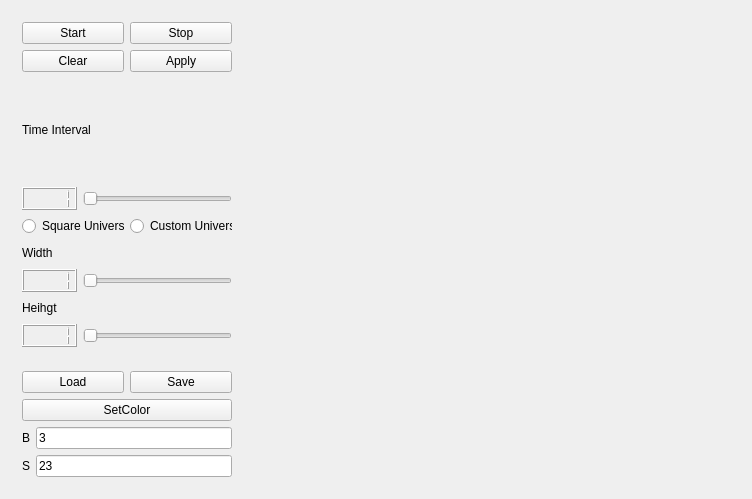
<?xml version="1.0" encoding="UTF-8"?>
<ui version="4.0">
 <class>MainWindow</class>
 <widget class="QMainWindow" name="MainWindow">
  <property name="geometry">
   <rect>
    <x>0</x>
    <y>0</y>
    <width>752</width>
    <height>499</height>
   </rect>
  </property>
  <property name="minimumSize">
   <size>
    <width>723</width>
    <height>452</height>
   </size>
  </property>
  <property name="windowTitle">
   <string>Conway's Game of Life</string>
  </property>
  <widget class="QWidget" name="centralWidget">
   <property name="minimumSize">
    <size>
     <width>732</width>
     <height>432</height>
    </size>
   </property>
   <layout class="QHBoxLayout" name="mainLayout">
    <item>
     <widget class="QWidget" name="setWidget" native="true">
      <property name="sizePolicy">
       <sizepolicy hsizetype="Preferred" vsizetype="Preferred">
        <horstretch>2</horstretch>
        <verstretch>1</verstretch>
       </sizepolicy>
      </property>
      <property name="minimumSize">
       <size>
        <width>232</width>
        <height>434</height>
       </size>
      </property>
      <property name="maximumSize">
       <size>
        <width>500</width>
        <height>16777215</height>
       </size>
      </property>
      <property name="baseSize">
       <size>
        <width>232</width>
        <height>434</height>
       </size>
      </property>
      <layout class="QVBoxLayout" name="verticalLayout_3">
       <item>
        <layout class="QGridLayout" name="setLayout">
         <item row="0" column="0">
          <widget class="QPushButton" name="StartButton">
           <property name="text">
            <string>Start</string>
           </property>
          </widget>
         </item>
         <item row="1" column="0">
          <widget class="QPushButton" name="ClearButton">
           <property name="text">
            <string>Clear</string>
           </property>
          </widget>
         </item>
         <item row="0" column="1">
          <widget class="QPushButton" name="StopButton">
           <property name="text">
            <string>Stop</string>
           </property>
          </widget>
         </item>
         <item row="1" column="1">
          <widget class="QPushButton" name="applyButton">
           <property name="font">
            <font>
             <kerning>false</kerning>
            </font>
           </property>
           <property name="text">
            <string>Apply</string>
           </property>
           <property name="checkable">
            <bool>false</bool>
           </property>
          </widget>
         </item>
        </layout>
       </item>
       <item>
        <layout class="QVBoxLayout" name="timeLayout">
         <item>
          <widget class="QLabel" name="label_3">
           <property name="text">
            <string>Time Interval</string>
           </property>
          </widget>
         </item>
         <item>
          <layout class="QHBoxLayout" name="timeSliderLayout">
           <item>
            <widget class="QLCDNumber" name="intimeIntervalLCD">
             <property name="smallDecimalPoint">
              <bool>false</bool>
             </property>
             <property name="digitCount">
              <number>4</number>
             </property>
             <property name="segmentStyle">
              <enum>QLCDNumber::Filled</enum>
             </property>
             <property name="intValue" stdset="0">
              <number>1</number>
             </property>
            </widget>
           </item>
           <item>
            <widget class="QSlider" name="intervalSlider">
             <property name="orientation">
              <enum>Qt::Horizontal</enum>
             </property>
            </widget>
           </item>
          </layout>
         </item>
        </layout>
       </item>
       <item>
        <layout class="QVBoxLayout" name="universeSettingLayout">
         <item>
          <layout class="QHBoxLayout" name="radioButtonsLayout">
           <item>
            <widget class="QRadioButton" name="squareButton">
             <property name="text">
              <string>Square Universe</string>
             </property>
            </widget>
           </item>
           <item>
            <widget class="QRadioButton" name="customButton">
             <property name="autoFillBackground">
              <bool>false</bool>
             </property>
             <property name="text">
              <string>Custom Universe</string>
             </property>
            </widget>
           </item>
          </layout>
         </item>
         <item>
          <widget class="QLabel" name="label_1">
           <property name="text">
            <string>Width</string>
           </property>
          </widget>
         </item>
         <item>
          <layout class="QHBoxLayout" name="widthSliderLayout_2">
           <item>
            <widget class="QLCDNumber" name="widthLCD">
             <property name="smallDecimalPoint">
              <bool>false</bool>
             </property>
             <property name="digitCount">
              <number>4</number>
             </property>
             <property name="segmentStyle">
              <enum>QLCDNumber::Filled</enum>
             </property>
             <property name="intValue" stdset="0">
              <number>1</number>
             </property>
            </widget>
           </item>
           <item>
            <widget class="QSlider" name="widthSlider">
             <property name="orientation">
              <enum>Qt::Horizontal</enum>
             </property>
            </widget>
           </item>
          </layout>
         </item>
         <item>
          <widget class="QLabel" name="label_2">
           <property name="text">
            <string>Heihgt</string>
           </property>
          </widget>
         </item>
         <item>
          <layout class="QHBoxLayout" name="horizontalLayout">
           <item>
            <widget class="QLCDNumber" name="heightLCD">
             <property name="smallDecimalPoint">
              <bool>false</bool>
             </property>
             <property name="digitCount">
              <number>4</number>
             </property>
             <property name="segmentStyle">
              <enum>QLCDNumber::Filled</enum>
             </property>
             <property name="intValue" stdset="0">
              <number>1</number>
             </property>
            </widget>
           </item>
           <item>
            <widget class="QSlider" name="heightSlider">
             <property name="orientation">
              <enum>Qt::Horizontal</enum>
             </property>
            </widget>
           </item>
          </layout>
         </item>
        </layout>
       </item>
       <item>
        <spacer name="verticalSpacer_2">
         <property name="orientation">
          <enum>Qt::Vertical</enum>
         </property>
         <property name="sizeType">
          <enum>QSizePolicy::Fixed</enum>
         </property>
         <property name="sizeHint" stdset="0">
          <size>
           <width>218</width>
           <height>18</height>
          </size>
         </property>
        </spacer>
       </item>
       <item>
        <layout class="QHBoxLayout" name="fileLayout">
         <item>
          <widget class="QPushButton" name="loadButton">
           <property name="text">
            <string>Load</string>
           </property>
          </widget>
         </item>
         <item>
          <widget class="QPushButton" name="saveButton">
           <property name="text">
            <string>Save</string>
           </property>
          </widget>
         </item>
        </layout>
       </item>
       <item>
        <widget class="QPushButton" name="colorButton">
         <property name="text">
          <string>SetColor</string>
         </property>
        </widget>
       </item>
       <item>
        <layout class="QGridLayout" name="gridLayout">
         <item row="1" column="0">
          <widget class="QLabel" name="label_4">
           <property name="text">
            <string>B</string>
           </property>
          </widget>
         </item>
         <item row="2" column="0">
          <widget class="QLabel" name="label">
           <property name="text">
            <string>S</string>
           </property>
          </widget>
         </item>
         <item row="1" column="1">
          <widget class="QLineEdit" name="lineEditB">
           <property name="text">
            <string>3</string>
           </property>
          </widget>
         </item>
         <item row="2" column="1">
          <widget class="QLineEdit" name="lineEditS">
           <property name="text">
            <string>23</string>
           </property>
          </widget>
         </item>
        </layout>
       </item>
      </layout>
     </widget>
    </item>
    <item>
     <widget class="GameWidget" name="game" native="true">
      <property name="enabled">
       <bool>true</bool>
      </property>
      <property name="sizePolicy">
       <sizepolicy hsizetype="Preferred" vsizetype="Preferred">
        <horstretch>6</horstretch>
        <verstretch>6</verstretch>
       </sizepolicy>
      </property>
      <property name="minimumSize">
       <size>
        <width>352</width>
        <height>352</height>
       </size>
      </property>
      <property name="baseSize">
       <size>
        <width>352</width>
        <height>352</height>
       </size>
      </property>
      <property name="mouseTracking">
       <bool>false</bool>
      </property>
     </widget>
    </item>
   </layout>
  </widget>
 </widget>
 <layoutdefault spacing="6" margin="11"/>
 <customwidgets>
  <customwidget>
   <class>GameWidget</class>
   <extends>QWidget</extends>
   <header location="global">gamewidget.h</header>
   <container>1</container>
  </customwidget>
 </customwidgets>
 <resources/>
 <connections>
  <connection>
   <sender>squareButton</sender>
   <signal>toggled(bool)</signal>
   <receiver>heightSlider</receiver>
   <slot>setDisabled(bool)</slot>
   <hints>
    <hint type="sourcelabel">
     <x>80</x>
     <y>144</y>
    </hint>
    <hint type="destinationlabel">
     <x>122</x>
     <y>239</y>
    </hint>
   </hints>
  </connection>
  <connection>
   <sender>customButton</sender>
   <signal>toggled(bool)</signal>
   <receiver>heightSlider</receiver>
   <slot>setEnabled(bool)</slot>
   <hints>
    <hint type="sourcelabel">
     <x>229</x>
     <y>148</y>
    </hint>
    <hint type="destinationlabel">
     <x>188</x>
     <y>241</y>
    </hint>
   </hints>
  </connection>
  <connection>
   <sender>widthSlider</sender>
   <signal>valueChanged(int)</signal>
   <receiver>widthLCD</receiver>
   <slot>display(int)</slot>
   <hints>
    <hint type="sourcelabel">
     <x>100</x>
     <y>192</y>
    </hint>
    <hint type="destinationlabel">
     <x>40</x>
     <y>194</y>
    </hint>
   </hints>
  </connection>
  <connection>
   <sender>heightSlider</sender>
   <signal>valueChanged(int)</signal>
   <receiver>heightLCD</receiver>
   <slot>display(int)</slot>
   <hints>
    <hint type="sourcelabel">
     <x>94</x>
     <y>242</y>
    </hint>
    <hint type="destinationlabel">
     <x>56</x>
     <y>237</y>
    </hint>
   </hints>
  </connection>
  <connection>
   <sender>intervalSlider</sender>
   <signal>valueChanged(int)</signal>
   <receiver>intimeIntervalLCD</receiver>
   <slot>display(int)</slot>
   <hints>
    <hint type="sourcelabel">
     <x>151</x>
     <y>115</y>
    </hint>
    <hint type="destinationlabel">
     <x>37</x>
     <y>116</y>
    </hint>
   </hints>
  </connection>
 </connections>
</ui>
